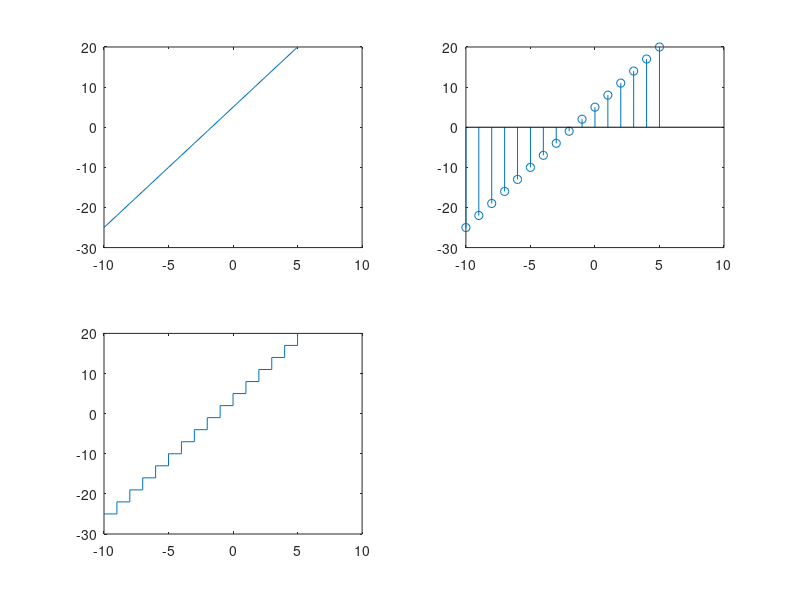

Write the MATLAB code that produced this figure.

x = -10: 0.01:5;
y = 3*x + 5;

plot(x,y)
title('learning how to plot')
xlabel('value of x')
ylabel('value of y')

%if we want to have grid on the graph
grid on 

%or not
grid off

pause; 
clear clc; 

x = -10: 0.01:5;
y1 = 3*x + 5;
y2 = x.^2 - 10;
plot(x,y1)
plot(x,y2)

pause;
clear clc;

x = -10: 0.01:5;
y1 = 3*x + 5;
y2 = x.^2 - 10;
hold on 
plot(x,y1)
plot(x,y2)
hold off

pause;
clear clc;

x = -10: 0.01:5;
y1 = 3*x + 5;
y2 = x.^2 - 10;
plot(x,y1,x,y2)

pause;
clear clc;

x = -10: 0.01:5;
y1 = 3*x + 5;
y2 = x.^2 - 10;
plot(x,y1,x,y2)
legend('Linear', 'Quadratic')

pause;
clear clc;

x = -10: 0.01:5;
y1 = 3*x + 5;
y2 = x.^2 - 10;
hold on
plot(x,y1,':rd')
plot(x,y2,'-.k^')
hold off

pause;
clear clc;

x = -10: 0.01:5;
y1 = 3*x + 5;
y2 = x.^2 - 10;
sp1 = subplot(2,1,1)
plot(x,y1,':rd')
sp2 = subplot(2,1,2)
plot(x,y2,'-.k^')

pause;
clear clc;

x = -10: 0.01:5;
y1 = 3*x + 5;
y2 = x.^2 - 10;
subplot(2,1,1)
plot(x,y1,':rd')
subplot(2,1,2)
plot(x,y2,'-.k^')

pause;
clear clc;

x = -10:1:5;
y = 3*x+5;
subplot(2,2,1);
plot(x,y);
subplot(2,2,2);
stem(x,y);
subplot(2,2,3);
stairs(x,y);

pause;
clear clc;

